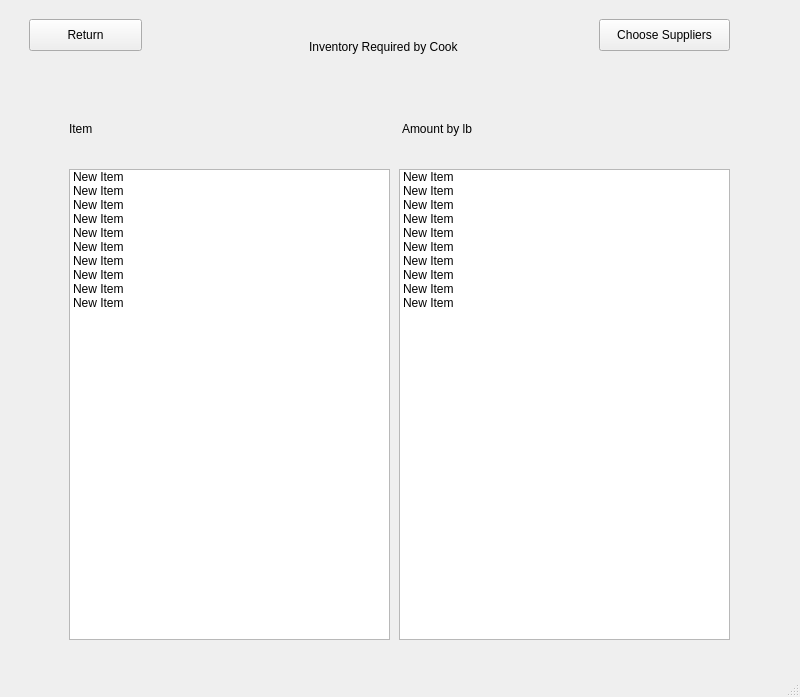
<?xml version="1.0" encoding="UTF-8"?>
<ui version="4.0">
 <class>MainWindow</class>
 <widget class="QMainWindow" name="MainWindow">
  <property name="geometry">
   <rect>
    <x>0</x>
    <y>0</y>
    <width>800</width>
    <height>697</height>
   </rect>
  </property>
  <property name="windowTitle">
   <string>MainWindow</string>
  </property>
  <widget class="QWidget" name="centralwidget">
   <layout class="QGridLayout" name="gridLayout">
    <item row="1" column="0">
     <layout class="QVBoxLayout" name="verticalLayout">
      <item>
       <widget class="QStackedWidget" name="stackedWidget">
        <property name="layoutDirection">
         <enum>Qt::RightToLeft</enum>
        </property>
        <property name="currentIndex">
         <number>1</number>
        </property>
        <widget class="QWidget" name="profile">
         <widget class="QWidget" name="verticalLayoutWidget_2">
          <property name="geometry">
           <rect>
            <x>30</x>
            <y>100</y>
            <width>181</width>
            <height>491</height>
           </rect>
          </property>
          <layout class="QVBoxLayout" name="verticalLayout_2">
           <item>
            <widget class="QLabel" name="label_37">
             <property name="text">
              <string>Name:</string>
             </property>
            </widget>
           </item>
           <item>
            <widget class="QLabel" name="label_16">
             <property name="text">
              <string>Restuarant:</string>
             </property>
            </widget>
           </item>
           <item>
            <widget class="QLabel" name="label_18">
             <property name="text">
              <string>Budget of the Day:</string>
             </property>
            </widget>
           </item>
           <item>
            <widget class="QLabel" name="label_20">
             <property name="text">
              <string>Rating:</string>
             </property>
            </widget>
           </item>
          </layout>
         </widget>
         <widget class="QLabel" name="salesperson_profile">
          <property name="geometry">
           <rect>
            <x>40</x>
            <y>40</y>
            <width>121</width>
            <height>16</height>
           </rect>
          </property>
          <property name="text">
           <string>Salesperson Profile</string>
          </property>
         </widget>
         <widget class="QWidget" name="verticalLayoutWidget_4">
          <property name="geometry">
           <rect>
            <x>220</x>
            <y>100</y>
            <width>201</width>
            <height>491</height>
           </rect>
          </property>
          <layout class="QVBoxLayout" name="verticalLayout_4">
           <item>
            <widget class="QLabel" name="name">
             <property name="text">
              <string>name example</string>
             </property>
            </widget>
           </item>
           <item>
            <widget class="QLabel" name="restaurant">
             <property name="text">
              <string>Restuarant example</string>
             </property>
            </widget>
           </item>
           <item>
            <widget class="QLabel" name="budget">
             <property name="text">
              <string>$1000.00</string>
             </property>
            </widget>
           </item>
           <item>
            <widget class="QLabel" name="rating">
             <property name="text">
              <string>1 </string>
             </property>
            </widget>
           </item>
          </layout>
         </widget>
         <widget class="QLabel" name="deal_of_the_day">
          <property name="geometry">
           <rect>
            <x>540</x>
            <y>100</y>
            <width>131</width>
            <height>16</height>
           </rect>
          </property>
          <property name="text">
           <string>DEALS OF THE DAY</string>
          </property>
         </widget>
         <widget class="QPushButton" name="pushButton_39">
          <property name="geometry">
           <rect>
            <x>230</x>
            <y>30</y>
            <width>113</width>
            <height>32</height>
           </rect>
          </property>
          <property name="text">
           <string>Settings</string>
          </property>
         </widget>
        </widget>
        <widget class="QWidget" name="page">
         <widget class="QLabel" name="label_3">
          <property name="geometry">
           <rect>
            <x>300</x>
            <y>30</y>
            <width>171</width>
            <height>16</height>
           </rect>
          </property>
          <property name="text">
           <string>Inventory Required by Cook</string>
          </property>
         </widget>
         <widget class="QWidget" name="horizontalLayoutWidget_10">
          <property name="geometry">
           <rect>
            <x>60</x>
            <y>80</y>
            <width>661</width>
            <height>80</height>
           </rect>
          </property>
          <layout class="QHBoxLayout" name="horizontalLayout_10">
           <item>
            <widget class="QLabel" name="label_5">
             <property name="text">
              <string>Amount by lb</string>
             </property>
            </widget>
           </item>
           <item>
            <widget class="QLabel" name="label_4">
             <property name="text">
              <string>Item</string>
             </property>
            </widget>
           </item>
          </layout>
         </widget>
         <widget class="QListWidget" name="listWidget">
          <property name="geometry">
           <rect>
            <x>60</x>
            <y>160</y>
            <width>321</width>
            <height>471</height>
           </rect>
          </property>
          <property name="layoutDirection">
           <enum>Qt::LeftToRight</enum>
          </property>
          <property name="spacing">
           <number>10</number>
          </property>
          <item>
           <property name="text">
            <string>New Item</string>
           </property>
          </item>
          <item>
           <property name="text">
            <string>New Item</string>
           </property>
          </item>
          <item>
           <property name="text">
            <string>New Item</string>
           </property>
          </item>
          <item>
           <property name="text">
            <string>New Item</string>
           </property>
          </item>
          <item>
           <property name="text">
            <string>New Item</string>
           </property>
          </item>
          <item>
           <property name="text">
            <string>New Item</string>
           </property>
          </item>
          <item>
           <property name="text">
            <string>New Item</string>
           </property>
          </item>
          <item>
           <property name="text">
            <string>New Item</string>
           </property>
          </item>
          <item>
           <property name="text">
            <string>New Item</string>
           </property>
          </item>
          <item>
           <property name="text">
            <string>New Item</string>
           </property>
          </item>
         </widget>
         <widget class="QListWidget" name="listWidget_2">
          <property name="geometry">
           <rect>
            <x>390</x>
            <y>160</y>
            <width>331</width>
            <height>471</height>
           </rect>
          </property>
          <property name="layoutDirection">
           <enum>Qt::LeftToRight</enum>
          </property>
          <property name="spacing">
           <number>10</number>
          </property>
          <item>
           <property name="text">
            <string>New Item</string>
           </property>
          </item>
          <item>
           <property name="text">
            <string>New Item</string>
           </property>
          </item>
          <item>
           <property name="text">
            <string>New Item</string>
           </property>
          </item>
          <item>
           <property name="text">
            <string>New Item</string>
           </property>
          </item>
          <item>
           <property name="text">
            <string>New Item</string>
           </property>
          </item>
          <item>
           <property name="text">
            <string>New Item</string>
           </property>
          </item>
          <item>
           <property name="text">
            <string>New Item</string>
           </property>
          </item>
          <item>
           <property name="text">
            <string>New Item</string>
           </property>
          </item>
          <item>
           <property name="text">
            <string>New Item</string>
           </property>
          </item>
          <item>
           <property name="text">
            <string>New Item</string>
           </property>
          </item>
         </widget>
         <widget class="QPushButton" name="pushButton_40">
          <property name="geometry">
           <rect>
            <x>20</x>
            <y>10</y>
            <width>113</width>
            <height>32</height>
           </rect>
          </property>
          <property name="text">
           <string>Return</string>
          </property>
         </widget>
         <widget class="QPushButton" name="pushButton_41">
          <property name="geometry">
           <rect>
            <x>590</x>
            <y>10</y>
            <width>131</width>
            <height>32</height>
           </rect>
          </property>
          <property name="text">
           <string>Choose Suppliers</string>
          </property>
         </widget>
        </widget>
        <widget class="QWidget" name="select_supplier">
         <widget class="QWidget" name="horizontalLayoutWidget_2">
          <property name="geometry">
           <rect>
            <x>20</x>
            <y>110</y>
            <width>221</width>
            <height>371</height>
           </rect>
          </property>
          <layout class="QHBoxLayout" name="horizontalLayout_2">
           <item>
            <widget class="QLabel" name="supplier_1">
             <property name="text">
              <string>Supplier 1</string>
             </property>
            </widget>
           </item>
           <item>
            <widget class="QPushButton" name="pushButton">
             <property name="text">
              <string>Shop Here</string>
             </property>
            </widget>
           </item>
          </layout>
         </widget>
         <widget class="QWidget" name="horizontalLayoutWidget_3">
          <property name="geometry">
           <rect>
            <x>270</x>
            <y>110</y>
            <width>211</width>
            <height>371</height>
           </rect>
          </property>
          <layout class="QHBoxLayout" name="horizontalLayout_3">
           <item>
            <widget class="QLabel" name="supplier_4">
             <property name="text">
              <string>Supplier 2</string>
             </property>
            </widget>
           </item>
           <item>
            <widget class="QPushButton" name="pushButton_2">
             <property name="text">
              <string>Shop Here</string>
             </property>
            </widget>
           </item>
          </layout>
         </widget>
         <widget class="QWidget" name="horizontalLayoutWidget_4">
          <property name="geometry">
           <rect>
            <x>510</x>
            <y>110</y>
            <width>221</width>
            <height>371</height>
           </rect>
          </property>
          <layout class="QHBoxLayout" name="horizontalLayout_4">
           <item>
            <widget class="QLabel" name="supplier_5">
             <property name="text">
              <string>Supplier 3</string>
             </property>
            </widget>
           </item>
           <item>
            <widget class="QPushButton" name="pushButton_3">
             <property name="text">
              <string>Shop Here</string>
             </property>
            </widget>
           </item>
          </layout>
         </widget>
         <widget class="QLabel" name="label">
          <property name="geometry">
           <rect>
            <x>350</x>
            <y>50</y>
            <width>60</width>
            <height>16</height>
           </rect>
          </property>
          <property name="text">
           <string>Suppliers</string>
          </property>
         </widget>
        </widget>
        <widget class="QWidget" name="suppler_1">
         <widget class="QLabel" name="label_6">
          <property name="geometry">
           <rect>
            <x>330</x>
            <y>20</y>
            <width>60</width>
            <height>16</height>
           </rect>
          </property>
          <property name="text">
           <string>Supplier 1</string>
          </property>
         </widget>
         <widget class="QWidget" name="horizontalLayoutWidget">
          <property name="geometry">
           <rect>
            <x>0</x>
            <y>50</y>
            <width>761</width>
            <height>31</height>
           </rect>
          </property>
          <layout class="QHBoxLayout" name="horizontalLayout">
           <item>
            <widget class="QLabel" name="label_15">
             <property name="text">
              <string>Add</string>
             </property>
            </widget>
           </item>
           <item>
            <widget class="QLabel" name="label_14">
             <property name="text">
              <string>Price per lb</string>
             </property>
            </widget>
           </item>
           <item>
            <widget class="QLabel" name="label_13">
             <property name="text">
              <string>Quality</string>
             </property>
            </widget>
           </item>
           <item>
            <widget class="QLabel" name="label_12">
             <property name="text">
              <string>Item</string>
             </property>
            </widget>
           </item>
          </layout>
         </widget>
         <widget class="QListWidget" name="item_list_1">
          <property name="geometry">
           <rect>
            <x>0</x>
            <y>80</y>
            <width>191</width>
            <height>541</height>
           </rect>
          </property>
          <property name="layoutDirection">
           <enum>Qt::LeftToRight</enum>
          </property>
          <property name="spacing">
           <number>10</number>
          </property>
          <item>
           <property name="text">
            <string>New Item</string>
           </property>
          </item>
          <item>
           <property name="text">
            <string>New Item</string>
           </property>
          </item>
          <item>
           <property name="text">
            <string>New Item</string>
           </property>
          </item>
          <item>
           <property name="text">
            <string>New Item</string>
           </property>
          </item>
          <item>
           <property name="text">
            <string>New Item</string>
           </property>
          </item>
          <item>
           <property name="text">
            <string>New Item</string>
           </property>
          </item>
          <item>
           <property name="text">
            <string>New Item</string>
           </property>
          </item>
          <item>
           <property name="text">
            <string>New Item</string>
           </property>
          </item>
          <item>
           <property name="text">
            <string>New Item</string>
           </property>
          </item>
          <item>
           <property name="text">
            <string>New Item</string>
           </property>
          </item>
         </widget>
         <widget class="QListWidget" name="quality_list_1">
          <property name="geometry">
           <rect>
            <x>190</x>
            <y>80</y>
            <width>181</width>
            <height>541</height>
           </rect>
          </property>
          <property name="layoutDirection">
           <enum>Qt::LeftToRight</enum>
          </property>
          <property name="spacing">
           <number>10</number>
          </property>
          <item>
           <property name="text">
            <string>New Item</string>
           </property>
          </item>
          <item>
           <property name="text">
            <string>New Item</string>
           </property>
          </item>
          <item>
           <property name="text">
            <string>New Item</string>
           </property>
          </item>
          <item>
           <property name="text">
            <string>New Item</string>
           </property>
          </item>
          <item>
           <property name="text">
            <string>New Item</string>
           </property>
          </item>
          <item>
           <property name="text">
            <string>New Item</string>
           </property>
          </item>
          <item>
           <property name="text">
            <string>New Item</string>
           </property>
          </item>
          <item>
           <property name="text">
            <string>New Item</string>
           </property>
          </item>
          <item>
           <property name="text">
            <string>New Item</string>
           </property>
          </item>
          <item>
           <property name="text">
            <string>New Item</string>
           </property>
          </item>
         </widget>
         <widget class="QListWidget" name="price_list_1">
          <property name="geometry">
           <rect>
            <x>370</x>
            <y>80</y>
            <width>171</width>
            <height>541</height>
           </rect>
          </property>
          <property name="layoutDirection">
           <enum>Qt::LeftToRight</enum>
          </property>
          <property name="spacing">
           <number>10</number>
          </property>
          <item>
           <property name="text">
            <string>New Item</string>
           </property>
          </item>
          <item>
           <property name="text">
            <string>New Item</string>
           </property>
          </item>
          <item>
           <property name="text">
            <string>New Item</string>
           </property>
          </item>
          <item>
           <property name="text">
            <string>New Item</string>
           </property>
          </item>
          <item>
           <property name="text">
            <string>New Item</string>
           </property>
          </item>
          <item>
           <property name="text">
            <string>New Item</string>
           </property>
          </item>
          <item>
           <property name="text">
            <string>New Item</string>
           </property>
          </item>
          <item>
           <property name="text">
            <string>New Item</string>
           </property>
          </item>
          <item>
           <property name="text">
            <string>New Item</string>
           </property>
          </item>
          <item>
           <property name="text">
            <string>New Item</string>
           </property>
          </item>
         </widget>
         <widget class="QWidget" name="verticalLayoutWidget_3">
          <property name="geometry">
           <rect>
            <x>550</x>
            <y>80</y>
            <width>160</width>
            <height>391</height>
           </rect>
          </property>
          <layout class="QVBoxLayout" name="verticalLayout_3">
           <item>
            <widget class="QPushButton" name="pushButton_7">
             <property name="text">
              <string>Add to Cart</string>
             </property>
            </widget>
           </item>
           <item>
            <widget class="QPushButton" name="pushButton_8">
             <property name="text">
              <string>Add to Cart</string>
             </property>
            </widget>
           </item>
           <item>
            <widget class="QPushButton" name="pushButton_10">
             <property name="text">
              <string>Add to Cart</string>
             </property>
            </widget>
           </item>
           <item>
            <widget class="QPushButton" name="pushButton_11">
             <property name="text">
              <string>Add to Cart</string>
             </property>
            </widget>
           </item>
           <item>
            <widget class="QPushButton" name="pushButton_13">
             <property name="text">
              <string>Add to Cart</string>
             </property>
            </widget>
           </item>
           <item>
            <widget class="QPushButton" name="pushButton_14">
             <property name="text">
              <string>Add to Cart</string>
             </property>
            </widget>
           </item>
           <item>
            <widget class="QPushButton" name="pushButton_15">
             <property name="text">
              <string>Add to Cart</string>
             </property>
            </widget>
           </item>
           <item>
            <widget class="QPushButton" name="pushButton_12">
             <property name="text">
              <string>Add to Cart</string>
             </property>
            </widget>
           </item>
           <item>
            <widget class="QPushButton" name="pushButton_9">
             <property name="text">
              <string>Add to Cart</string>
             </property>
            </widget>
           </item>
           <item>
            <widget class="QPushButton" name="pushButton_6">
             <property name="text">
              <string>Add to Cart</string>
             </property>
            </widget>
           </item>
          </layout>
         </widget>
         <widget class="QPushButton" name="pushButton_38">
          <property name="geometry">
           <rect>
            <x>0</x>
            <y>10</y>
            <width>113</width>
            <height>32</height>
           </rect>
          </property>
          <property name="text">
           <string>Return</string>
          </property>
         </widget>
         <widget class="QWidget" name="horizontalLayoutWidget_9">
          <property name="geometry">
           <rect>
            <x>540</x>
            <y>20</y>
            <width>201</width>
            <height>21</height>
           </rect>
          </property>
          <layout class="QHBoxLayout" name="horizontalLayout_9">
           <item>
            <widget class="QLabel" name="label_31">
             <property name="text">
              <string>$1000.00</string>
             </property>
            </widget>
           </item>
           <item>
            <widget class="QLabel" name="label_30">
             <property name="text">
              <string>Budget Remaining:</string>
             </property>
            </widget>
           </item>
          </layout>
         </widget>
        </widget>
        <widget class="QWidget" name="supplier_2">
         <widget class="QLabel" name="label_2">
          <property name="geometry">
           <rect>
            <x>350</x>
            <y>30</y>
            <width>60</width>
            <height>16</height>
           </rect>
          </property>
          <property name="text">
           <string>Supplier 2</string>
          </property>
         </widget>
         <widget class="QWidget" name="horizontalLayoutWidget_5">
          <property name="geometry">
           <rect>
            <x>10</x>
            <y>60</y>
            <width>751</width>
            <height>31</height>
           </rect>
          </property>
          <layout class="QHBoxLayout" name="horizontalLayout_5">
           <item>
            <widget class="QLabel" name="label_25">
             <property name="text">
              <string>Add</string>
             </property>
            </widget>
           </item>
           <item>
            <widget class="QLabel" name="label_24">
             <property name="text">
              <string>Price per lb</string>
             </property>
            </widget>
           </item>
           <item>
            <widget class="QLabel" name="label_23">
             <property name="text">
              <string>Quality</string>
             </property>
            </widget>
           </item>
           <item>
            <widget class="QLabel" name="label_22">
             <property name="text">
              <string>Item</string>
             </property>
            </widget>
           </item>
          </layout>
         </widget>
         <widget class="QListWidget" name="item_list_2">
          <property name="geometry">
           <rect>
            <x>10</x>
            <y>90</y>
            <width>181</width>
            <height>541</height>
           </rect>
          </property>
          <property name="layoutDirection">
           <enum>Qt::LeftToRight</enum>
          </property>
          <property name="spacing">
           <number>10</number>
          </property>
          <item>
           <property name="text">
            <string>New Item</string>
           </property>
          </item>
          <item>
           <property name="text">
            <string>New Item</string>
           </property>
          </item>
          <item>
           <property name="text">
            <string>New Item</string>
           </property>
          </item>
          <item>
           <property name="text">
            <string>New Item</string>
           </property>
          </item>
          <item>
           <property name="text">
            <string>New Item</string>
           </property>
          </item>
          <item>
           <property name="text">
            <string>New Item</string>
           </property>
          </item>
          <item>
           <property name="text">
            <string>New Item</string>
           </property>
          </item>
          <item>
           <property name="text">
            <string>New Item</string>
           </property>
          </item>
          <item>
           <property name="text">
            <string>New Item</string>
           </property>
          </item>
          <item>
           <property name="text">
            <string>New Item</string>
           </property>
          </item>
         </widget>
         <widget class="QListWidget" name="quality_list_2">
          <property name="geometry">
           <rect>
            <x>190</x>
            <y>90</y>
            <width>191</width>
            <height>541</height>
           </rect>
          </property>
          <property name="layoutDirection">
           <enum>Qt::LeftToRight</enum>
          </property>
          <property name="spacing">
           <number>10</number>
          </property>
          <item>
           <property name="text">
            <string>New Item</string>
           </property>
          </item>
          <item>
           <property name="text">
            <string>New Item</string>
           </property>
          </item>
          <item>
           <property name="text">
            <string>New Item</string>
           </property>
          </item>
          <item>
           <property name="text">
            <string>New Item</string>
           </property>
          </item>
          <item>
           <property name="text">
            <string>New Item</string>
           </property>
          </item>
          <item>
           <property name="text">
            <string>New Item</string>
           </property>
          </item>
          <item>
           <property name="text">
            <string>New Item</string>
           </property>
          </item>
          <item>
           <property name="text">
            <string>New Item</string>
           </property>
          </item>
          <item>
           <property name="text">
            <string>New Item</string>
           </property>
          </item>
          <item>
           <property name="text">
            <string>New Item</string>
           </property>
          </item>
         </widget>
         <widget class="QListWidget" name="price_list_2">
          <property name="geometry">
           <rect>
            <x>380</x>
            <y>90</y>
            <width>191</width>
            <height>541</height>
           </rect>
          </property>
          <property name="layoutDirection">
           <enum>Qt::LeftToRight</enum>
          </property>
          <property name="spacing">
           <number>10</number>
          </property>
          <item>
           <property name="text">
            <string>New Item</string>
           </property>
          </item>
          <item>
           <property name="text">
            <string>New Item</string>
           </property>
          </item>
          <item>
           <property name="text">
            <string>New Item</string>
           </property>
          </item>
          <item>
           <property name="text">
            <string>New Item</string>
           </property>
          </item>
          <item>
           <property name="text">
            <string>New Item</string>
           </property>
          </item>
          <item>
           <property name="text">
            <string>New Item</string>
           </property>
          </item>
          <item>
           <property name="text">
            <string>New Item</string>
           </property>
          </item>
          <item>
           <property name="text">
            <string>New Item</string>
           </property>
          </item>
          <item>
           <property name="text">
            <string>New Item</string>
           </property>
          </item>
          <item>
           <property name="text">
            <string>New Item</string>
           </property>
          </item>
         </widget>
         <widget class="QWidget" name="verticalLayoutWidget_5">
          <property name="geometry">
           <rect>
            <x>580</x>
            <y>100</y>
            <width>161</width>
            <height>381</height>
           </rect>
          </property>
          <layout class="QVBoxLayout" name="verticalLayout_5">
           <item>
            <widget class="QPushButton" name="pushButton_19">
             <property name="text">
              <string>Add to Cart</string>
             </property>
            </widget>
           </item>
           <item>
            <widget class="QPushButton" name="pushButton_21">
             <property name="text">
              <string>Add to Cart</string>
             </property>
            </widget>
           </item>
           <item>
            <widget class="QPushButton" name="pushButton_22">
             <property name="text">
              <string>Add to Cart</string>
             </property>
            </widget>
           </item>
           <item>
            <widget class="QPushButton" name="pushButton_24">
             <property name="text">
              <string>Add to Cart</string>
             </property>
            </widget>
           </item>
           <item>
            <widget class="QPushButton" name="pushButton_17">
             <property name="text">
              <string>Add to Cart</string>
             </property>
            </widget>
           </item>
           <item>
            <widget class="QPushButton" name="pushButton_25">
             <property name="text">
              <string>Add to Cart</string>
             </property>
            </widget>
           </item>
           <item>
            <widget class="QPushButton" name="pushButton_23">
             <property name="text">
              <string>Add to Cart</string>
             </property>
            </widget>
           </item>
           <item>
            <widget class="QPushButton" name="pushButton_18">
             <property name="text">
              <string>Add to Cart</string>
             </property>
            </widget>
           </item>
           <item>
            <widget class="QPushButton" name="pushButton_20">
             <property name="text">
              <string>Add to Cart</string>
             </property>
            </widget>
           </item>
           <item>
            <widget class="QPushButton" name="pushButton_16">
             <property name="text">
              <string>Add to Cart</string>
             </property>
            </widget>
           </item>
          </layout>
         </widget>
         <widget class="QPushButton" name="pushButton_37">
          <property name="geometry">
           <rect>
            <x>10</x>
            <y>20</y>
            <width>113</width>
            <height>32</height>
           </rect>
          </property>
          <property name="text">
           <string>Return</string>
          </property>
         </widget>
         <widget class="QWidget" name="horizontalLayoutWidget_8">
          <property name="geometry">
           <rect>
            <x>550</x>
            <y>20</y>
            <width>185</width>
            <height>31</height>
           </rect>
          </property>
          <layout class="QHBoxLayout" name="horizontalLayout_8">
           <item>
            <widget class="QLabel" name="label_33">
             <property name="text">
              <string>$1000.00</string>
             </property>
            </widget>
           </item>
           <item>
            <widget class="QLabel" name="label_32">
             <property name="text">
              <string>Budget Remaining:</string>
             </property>
            </widget>
           </item>
          </layout>
         </widget>
        </widget>
        <widget class="QWidget" name="supplier_3">
         <widget class="QLabel" name="label_7">
          <property name="geometry">
           <rect>
            <x>350</x>
            <y>30</y>
            <width>71</width>
            <height>16</height>
           </rect>
          </property>
          <property name="text">
           <string>Supplier 3</string>
          </property>
         </widget>
         <widget class="QWidget" name="horizontalLayoutWidget_6">
          <property name="geometry">
           <rect>
            <x>10</x>
            <y>50</y>
            <width>761</width>
            <height>41</height>
           </rect>
          </property>
          <layout class="QHBoxLayout" name="horizontalLayout_6">
           <item>
            <widget class="QLabel" name="label_29">
             <property name="text">
              <string>Add</string>
             </property>
            </widget>
           </item>
           <item>
            <widget class="QLabel" name="label_28">
             <property name="text">
              <string>Price per lb</string>
             </property>
            </widget>
           </item>
           <item>
            <widget class="QLabel" name="label_27">
             <property name="text">
              <string>Quality</string>
             </property>
            </widget>
           </item>
           <item>
            <widget class="QLabel" name="label_26">
             <property name="text">
              <string>Item</string>
             </property>
            </widget>
           </item>
          </layout>
         </widget>
         <widget class="QListWidget" name="item_list_3">
          <property name="geometry">
           <rect>
            <x>10</x>
            <y>90</y>
            <width>181</width>
            <height>541</height>
           </rect>
          </property>
          <property name="layoutDirection">
           <enum>Qt::LeftToRight</enum>
          </property>
          <property name="spacing">
           <number>10</number>
          </property>
          <item>
           <property name="text">
            <string>New Item</string>
           </property>
          </item>
          <item>
           <property name="text">
            <string>New Item</string>
           </property>
          </item>
          <item>
           <property name="text">
            <string>New Item</string>
           </property>
          </item>
          <item>
           <property name="text">
            <string>New Item</string>
           </property>
          </item>
          <item>
           <property name="text">
            <string>New Item</string>
           </property>
          </item>
          <item>
           <property name="text">
            <string>New Item</string>
           </property>
          </item>
          <item>
           <property name="text">
            <string>New Item</string>
           </property>
          </item>
          <item>
           <property name="text">
            <string>New Item</string>
           </property>
          </item>
          <item>
           <property name="text">
            <string>New Item</string>
           </property>
          </item>
          <item>
           <property name="text">
            <string>New Item</string>
           </property>
          </item>
         </widget>
         <widget class="QListWidget" name="quality_list_3">
          <property name="geometry">
           <rect>
            <x>190</x>
            <y>90</y>
            <width>191</width>
            <height>541</height>
           </rect>
          </property>
          <property name="layoutDirection">
           <enum>Qt::LeftToRight</enum>
          </property>
          <property name="spacing">
           <number>10</number>
          </property>
          <item>
           <property name="text">
            <string>New Item</string>
           </property>
          </item>
          <item>
           <property name="text">
            <string>New Item</string>
           </property>
          </item>
          <item>
           <property name="text">
            <string>New Item</string>
           </property>
          </item>
          <item>
           <property name="text">
            <string>New Item</string>
           </property>
          </item>
          <item>
           <property name="text">
            <string>New Item</string>
           </property>
          </item>
          <item>
           <property name="text">
            <string>New Item</string>
           </property>
          </item>
          <item>
           <property name="text">
            <string>New Item</string>
           </property>
          </item>
          <item>
           <property name="text">
            <string>New Item</string>
           </property>
          </item>
          <item>
           <property name="text">
            <string>New Item</string>
           </property>
          </item>
          <item>
           <property name="text">
            <string>New Item</string>
           </property>
          </item>
         </widget>
         <widget class="QListWidget" name="price_list_3">
          <property name="geometry">
           <rect>
            <x>380</x>
            <y>90</y>
            <width>181</width>
            <height>541</height>
           </rect>
          </property>
          <property name="layoutDirection">
           <enum>Qt::LeftToRight</enum>
          </property>
          <property name="spacing">
           <number>10</number>
          </property>
          <item>
           <property name="text">
            <string>New Item</string>
           </property>
          </item>
          <item>
           <property name="text">
            <string>New Item</string>
           </property>
          </item>
          <item>
           <property name="text">
            <string>New Item</string>
           </property>
          </item>
          <item>
           <property name="text">
            <string>New Item</string>
           </property>
          </item>
          <item>
           <property name="text">
            <string>New Item</string>
           </property>
          </item>
          <item>
           <property name="text">
            <string>New Item</string>
           </property>
          </item>
          <item>
           <property name="text">
            <string>New Item</string>
           </property>
          </item>
          <item>
           <property name="text">
            <string>New Item</string>
           </property>
          </item>
          <item>
           <property name="text">
            <string>New Item</string>
           </property>
          </item>
          <item>
           <property name="text">
            <string>New Item</string>
           </property>
          </item>
         </widget>
         <widget class="QWidget" name="verticalLayoutWidget_6">
          <property name="geometry">
           <rect>
            <x>570</x>
            <y>90</y>
            <width>160</width>
            <height>401</height>
           </rect>
          </property>
          <layout class="QVBoxLayout" name="verticalLayout_6">
           <item>
            <widget class="QPushButton" name="pushButton_27">
             <property name="text">
              <string>Add to Cart</string>
             </property>
            </widget>
           </item>
           <item>
            <widget class="QPushButton" name="pushButton_30">
             <property name="text">
              <string>Add to Cart</string>
             </property>
            </widget>
           </item>
           <item>
            <widget class="QPushButton" name="pushButton_31">
             <property name="text">
              <string>Add to Cart</string>
             </property>
            </widget>
           </item>
           <item>
            <widget class="QPushButton" name="pushButton_34">
             <property name="text">
              <string>Add to Cart</string>
             </property>
            </widget>
           </item>
           <item>
            <widget class="QPushButton" name="pushButton_33">
             <property name="text">
              <string>Add to Cart</string>
             </property>
            </widget>
           </item>
           <item>
            <widget class="QPushButton" name="pushButton_35">
             <property name="text">
              <string>Add to Cart</string>
             </property>
            </widget>
           </item>
           <item>
            <widget class="QPushButton" name="pushButton_32">
             <property name="text">
              <string>Add to Cart</string>
             </property>
            </widget>
           </item>
           <item>
            <widget class="QPushButton" name="pushButton_29">
             <property name="text">
              <string>Add to Cart</string>
             </property>
            </widget>
           </item>
           <item>
            <widget class="QPushButton" name="pushButton_28">
             <property name="text">
              <string>Add to Cart</string>
             </property>
            </widget>
           </item>
           <item>
            <widget class="QPushButton" name="pushButton_26">
             <property name="text">
              <string>Add to Cart</string>
             </property>
            </widget>
           </item>
          </layout>
         </widget>
         <widget class="QPushButton" name="pushButton_36">
          <property name="geometry">
           <rect>
            <x>10</x>
            <y>10</y>
            <width>113</width>
            <height>32</height>
           </rect>
          </property>
          <property name="text">
           <string>Return</string>
          </property>
         </widget>
         <widget class="QWidget" name="horizontalLayoutWidget_7">
          <property name="geometry">
           <rect>
            <x>534</x>
            <y>10</y>
            <width>201</width>
            <height>31</height>
           </rect>
          </property>
          <layout class="QHBoxLayout" name="horizontalLayout_7">
           <item>
            <widget class="QLabel" name="label_35">
             <property name="text">
              <string>$1000.00</string>
             </property>
            </widget>
           </item>
           <item>
            <widget class="QLabel" name="label_34">
             <property name="text">
              <string>Budget Remaining:</string>
             </property>
            </widget>
           </item>
          </layout>
         </widget>
        </widget>
        <widget class="QWidget" name="check_out">
         <widget class="QLabel" name="label_8">
          <property name="geometry">
           <rect>
            <x>340</x>
            <y>40</y>
            <width>71</width>
            <height>16</height>
           </rect>
          </property>
          <property name="text">
           <string>Check Out</string>
          </property>
         </widget>
         <widget class="QListWidget" name="check_out_list">
          <property name="geometry">
           <rect>
            <x>250</x>
            <y>60</y>
            <width>261</width>
            <height>511</height>
           </rect>
          </property>
         </widget>
         <widget class="QLabel" name="label_10">
          <property name="geometry">
           <rect>
            <x>250</x>
            <y>590</y>
            <width>60</width>
            <height>16</height>
           </rect>
          </property>
          <property name="text">
           <string>Total:</string>
          </property>
         </widget>
         <widget class="QLabel" name="total_amount">
          <property name="geometry">
           <rect>
            <x>290</x>
            <y>590</y>
            <width>60</width>
            <height>16</height>
           </rect>
          </property>
          <property name="layoutDirection">
           <enum>Qt::RightToLeft</enum>
          </property>
          <property name="text">
           <string>$0.00</string>
          </property>
         </widget>
         <widget class="QPushButton" name="pushButton_4">
          <property name="geometry">
           <rect>
            <x>10</x>
            <y>20</y>
            <width>113</width>
            <height>32</height>
           </rect>
          </property>
          <property name="text">
           <string>Return</string>
          </property>
         </widget>
         <widget class="QPushButton" name="pushButton_5">
          <property name="geometry">
           <rect>
            <x>400</x>
            <y>580</y>
            <width>113</width>
            <height>32</height>
           </rect>
          </property>
          <property name="text">
           <string>Confirm Order</string>
          </property>
         </widget>
        </widget>
       </widget>
      </item>
     </layout>
    </item>
   </layout>
  </widget>
  <widget class="QMenuBar" name="menubar">
   <property name="geometry">
    <rect>
     <x>0</x>
     <y>0</y>
     <width>800</width>
     <height>22</height>
    </rect>
   </property>
  </widget>
  <widget class="QStatusBar" name="statusbar"/>
 </widget>
 <resources/>
 <connections/>
</ui>
